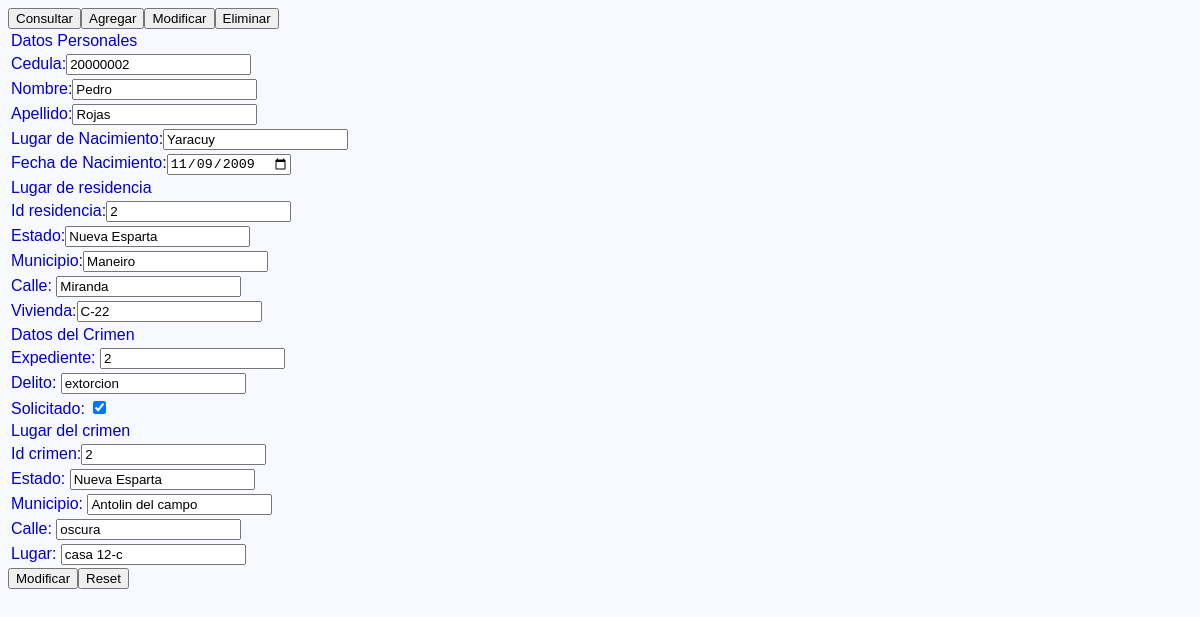
The page /form_modificar2.php?cedula=20000002 on the database its author committed.
### tables this page shows
CREATE TABLE Ciudadanos(
	cedula INT UNSIGNED NOT NULL,
	nombre VARCHAR(64) NOT NULL,
	apellido VARCHAR(64) NOT NULL,
	l_nacimiento VARCHAR(64) NOT NULL,
	f_nacimiento DATE NOT NULL,
	PRIMARY KEY(cedula)
);

CREATE TABLE Ubicacion_Ciudadanos(
	id_uc INT UNSIGNED NOT NULL AUTO_INCREMENT,
	cedula_uc INT UNSIGNED NOT NULL,
	estado_uc VARCHAR(64) NOT NULL,
	municipio_uc VARCHAR(64) NOT NULL,
	calle_uc VARCHAR(64) NOT NULL,
	vivienda_uc VARCHAR (64) NOT NULL,
	PRIMARY KEY (id_uc),
	INDEX UC_FK1(cedula_uc),
	FOREIGN KEY(cedula_uc)
		REFERENCES Ciudadanos(cedula)
);

CREATE TABLE Crimenes(
	expediente INT UNSIGNED NOT NULL,
    delito VARCHAR(64) NOT NULL,
    solicitado BOOL NOT NULL,
    cedula_c INT UNSIGNED NOT NULL,
    PRIMARY KEY (expediente),
    INDEX C_FK1(cedula_c),
    FOREIGN KEY (cedula_c)
		REFERENCES Ciudadanos(cedula)
);

CREATE TABLE Lugar_Crimenes(
	id_lc INT UNSIGNED NOT NULL AUTO_INCREMENT,
    estado_lc VARCHAR(64) NOT NULL,
    municipio_lc VARCHAR(64) NOT NULL,
    calle_lc VARCHAR(64) NOT NULL,
    lugar_lc VARCHAR(64) NOT NULL,
    expediente_lc INT UNSIGNED NOT NULL,
    PRIMARY KEY(id_lc),
    INDEX LC_FK1(expediente_lc),
    FOREIGN KEY (expediente_lc)
		REFERENCES Crimenes(expediente)
);

### form_modificar2.php (the view, shortened to what this page needs)
<!DOCTYPE html>
<html>
  <head>
    <link rel="stylesheet" type="text/css" href="css/estilo.css" media="screen" />
  </head>
  <body>
    <nav name="barra" id="id_barra">
      <table>
            <form action="form_consulta.php">
              <input name="boton" id="id_boton" value="Consultar" type="submit"/>
            </form>
            <form action="form_agregar.php">
              <input name="boton" id="id_boton" value="Agregar" type="submit"/>
            </form>
            <form action="form_modificar.php">
              <input name="boton" id="id_boton" value="Modificar" type="submit"/>
            </form>
            <form action="form_eliminar.php">
              <input name="boton" id="id_boton" value="Eliminar" type="submit"/>
            </form>
      </table>
    </nav>
    <?php
    $cedula=$_GET["cedula"];
    include("conexionBD.php");
    $consulta="SELECT * FROM Ciudadanos WHERE cedula='$cedula'";
    $resultado=mysqli_query($conexion, $consulta);
    if($fila=mysqli_fetch_array($resultado, MYSQLI_ASSOC)){
      $consulta="SELECT * FROM Ciudadanos WHERE cedula='$cedula'";
      $resultado=mysqli_query($conexion, $consulta);
      mysqli_set_charset($conexion, "utf8");
      echo("<article>");
      echo("<form name='Modificar' action='result_modificar.php' method='get'>");
      echo ("<table>");
      echo("<tr><td>Datos Personales</td></tr>");
      while($fila=mysqli_fetch_array($resultado, MYSQLI_ASSOC)){
        echo ("<tr><td><label>Cedula:<input name='cedula' value='$fila[cedula]' /></label></td></tr>");
        echo ("<tr><td><label>Nombre:<input name='nombre' value='$fila[nombre]' /></label></td></tr>");
        echo ("<tr><td><label>Apellido:<input name='apellido' value='$fila[apellido]' /></label></td></tr>");
        echo ("<tr><td><label>Lugar de Nacimiento:<input name='l_nacimiento' value='$fila[l_nacimiento]'/></label></td></tr>");
        echo ("<tr><td><label>Fecha de Nacimiento:<input name='f_nacimiento' value='$fila[f_nacimiento]' type='date'/></label></td></tr>");
      }
            $consulta="SELECT * FROM Ubicacion_Ciudadanos WHERE cedula_uc='$cedula'";
            $resultado=mysqli_query($conexion, $consulta);
            echo("<tr><td>Lugar de residencia</td></tr>");
            while($fila=mysqli_fetch_array($resultado, MYSQLI_ASSOC)){
              echo ("<tr><td><label>Id residencia:<input name='id_uc' value='$fila[id_uc]' /></label></td></tr>");
              echo ("<tr><td><label>Estado:<input name='estado_uc' value='$fila[estado_uc]'</label></td></tr>");
              echo ("<tr><td><label>Municipio:<input name='municipio_uc' value='$fila[municipio_uc]' /></label></td></tr>");
              echo ("<tr><td><label>Calle: <input name='calle_uc' value='$fila[calle_uc]' /></label></td></tr>");
              echo ("<tr><td><label>Vivienda:<input name='vivienda_uc' value='$fila[vivienda_uc]'</label></td></tr>");
              }
      $consulta="SELECT * FROM Crimenes WHERE cedula_c='$cedula'";
      $resultado=mysqli_query($conexion, $consulta);
      echo("<tr><td>Datos del Crimen</td></tr>");
      while($fila=mysqli_fetch_array($resultado, MYSQLI_ASSOC)){
        echo ("<tr><td><label>Expediente: <input name='expediente' value='$fila[expediente]' /></label></td></tr>");
        echo ("<tr><td><label>Delito: <input name='delito' value='$fila[delito]' /></label></td></tr>");
        if($fila["solicitado"]==0){
          $fila["solicitado"]="No";
          echo ("<tr><td><label>Solicitado: <input name='solicitado' value='0' type='checkbox' /></label></td></tr>");
        }
        else{
          echo ("<tr><td><label>Solicitado: <input name='solicitado' value='0' type='checkbox' checked/></label></td></tr>");
        }
        }
      $consulta="SELECT * FROM Lugar_Crimenes, Crimenes WHERE expediente_lc=expediente AND cedula_c=$cedula";
      $resultado=mysqli_query($conexion, $consulta);
      echo("<tr><td>Lugar del crimen</td></tr>");
      while($fila=mysqli_fetch_array($resultado, MYSQLI_ASSOC)){
        echo ("<tr><td><label>Id crimen:<input name='id_lc' value='$fila[id_lc]' /></label></td></tr>");
        echo ("<tr><td><label>Estado: <input name='estado-lc' value='$fila[estado_lc]' /></label></td></tr>");
        echo ("<tr><td><label>Municipio: <input name='municipio_lc' value='$fila[municipio_lc]' /></label></td></tr>");
        echo ("<tr><td><label>Calle: <input name='calle_lc' value='$fila[calle_lc]' /></label></td></tr>");
        echo ("<tr><td><label>Lugar: <input name='lugar_lc' value='$fila[lugar_lc]' /></label></td></tr>");
      }
      echo("</table>");
      echo("<input value='Modificar' type='submit'/>");
      echo("<input type='reset' />");
      echo("</form>");
      echo("</article>");
    }
    else{
      echo("<article>");
      echo("<p>El ciudadano no ha cometido delitos anteriormente</p>");
      echo("</article>");
    }
    ?>
  </body>
</html>

### css/estilo.css (style rules this page uses)
body { background: ghostwhite; font-family: Helvetica, sans-serif; }
table { border-color:#37526f; }
td { font-style: bold; color: #0000c8; }

### rows shown on the page
ciudadanos: cedula "20000002", nombre "Pedro", apellido "Rojas", l_nacimiento "Yaracuy", f_nacimiento "11/09/2009"
ubicacion_ciudadanos: id_uc "2", estado_uc "Nueva Esparta", municipio_uc "Maneiro", calle_uc "Miranda", vivienda_uc "C-22"
crimenes: expediente "2", delito "extorcion"
lugar_crimenes: id_lc "2", estado-lc "Nueva Esparta", municipio_lc "Antolin del campo", calle_lc "oscura", lugar_lc "casa 12-c"
